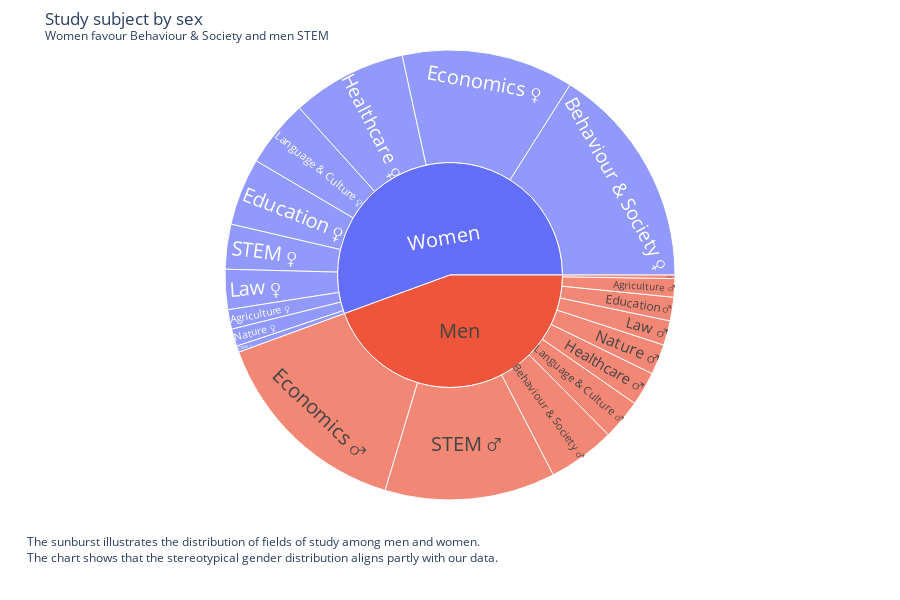

Notebook source saved alongside this figure:
### Markdown cell above
We wanted to explore the differences between males and females in their choice of degree subjects and the impact this has on their average wages and positions in the labour market.

The choice of degree subject has a significant impact on average wages post-graduation. Typically, degrees in STEM (Science, Technology, Engineering, and Mathematics) fields, which are predominantly chosen by males, tend to offer higher starting salaries compared to degrees in fields like education and social sciences, which attract more females.

### Code cell
%run ../notebooks/sunburst.ipynb

### Figure 1 — Plotly figure (JSON) as saved in the notebook; plotly's stock layout.template omitted (floating-point values rounded to 4 significant figures)
{"data": [{"branchvalues": "total", "hoverinfo": "value+text", "hovertext": "graduates", "insidetextfont": {"size": 20}, "labels": ["Men", "Economics ♂", "Behaviour & Society ♂", "Healthcare ♂", "Agriculture ♂", "Nature ♂", "Education ♂", "Law ♂", "Other ♂", "Language & Culture ♂", "STEM ♂", "Women", "Economics ♀", "Behaviour & Society ♀", "Healthcare ♀", "Agriculture ♀", "Nature ♀", "Education ♀", "Law ♀", "Other ♀", "Language & Culture ♀", "STEM ♀"], "parents": ["", "Men", "Men", "Men", "Men", "Men", "Men", "Men", "Men", "Men", "Men", "", "Women", "Women", "Women", "Women", "Women", "Women", "Women", "Women", "Women", "Women"], "type": "sunburst", "values": [35170, 11690, 3830, 1930, 1050, 1730, 1340, 1400, 200, 2300, 9700, 44000, 9800, 12700, 6540, 1110, 990, 3830, 2280, 360, 3840, 2550]}], "layout": {"annotations": [{"align": "left", "font": {"size": 12}, "showarrow": false, "text": "The sunburst illustrates the distribution of fields of study among men and women.<br>The chart shows that the stereotypical gender distribution aligns partly with our data.", "x": 0, "xanchor": "left", "xref": "paper", "y": -0.15, "yanchor": "bottom", "yref": "paper"}], "height": 600, "margin": {"b": 100, "l": 25, "r": 25, "t": 50}, "title": {"text": "Study subject by sex<br><sup>Women favour Behaviour & Society and men STEM"}}}
